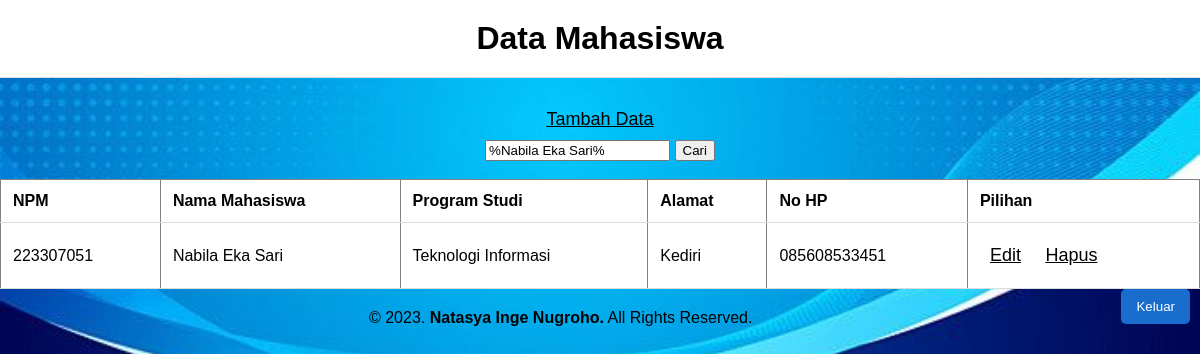
/viewMahasiswa.php?keyword=Nabila Eka Sari, run on the app's committed database.
### tables this page shows
CREATE TABLE `t_mahasiswa` (
  `npm` int(11) NOT NULL,
  `namaMhs` varchar(50) NOT NULL,
  `prodi` varchar(25) NOT NULL,
  `alamat` varchar(70) NOT NULL,
  `noHP` varchar(25) NOT NULL
);

### viewMahasiswa.php (the view, shortened to what this page needs)
<?php
    include 'koneksi.php';
    $keyword = '';
    if (isset($_GET['keyword'])) {
        $keyword = $_GET['keyword'];
        $stmt = $conn->prepare("SELECT * FROM t_mahasiswa WHERE namaMhs LIKE ?");
        $keyword = "%" . $keyword . "%";
        $stmt->bind_param("s", $keyword);
        $stmt->execute();
        $result = $stmt->get_result();
    } else {
        $query = "SELECT * FROM t_mahasiswa ORDER BY npm ASC";
        $result = mysqli_query($conn, $query);
        if (!$result) {
            die("Query Error: " . mysqli_errno($conn) . " - " . mysqli_error($conn));
        }
    }
?>
<!DOCTYPE html>
<html lang="en">
<head>
</head>
<body>
    <h1>Data Mahasiswa</h1>
    <center>
    <a href="inputmahasiswa.php">Tambah Data</a>
        <br>
        <form action="" method="GET">
            <input type="text" name="keyword" placeholder="Cari berdasarkan nama" value="<?php echo $keyword; ?>">
            <input type="submit" value="Cari">
        </form>
    </center>
    <br>
    <table border="1">
        <tr>
            <th>NPM</th>
            <th>Nama Mahasiswa</th>
            <th>Program Studi</th>
            <th>Alamat</th>
            <th>No HP</th>
            <th>Pilihan</th>
        </tr>
        <?php
        while ($data = $result->fetch_assoc()) {
            echo "<tr>";
            echo "<td>" . $data['npm'] . "</td>";
            echo "<td>" . $data['namaMhs'] . "</td>";
            echo "<td>" . $data['prodi'] . "</td>";
            echo "<td>" . $data['alamat'] . "</td>";
            echo "<td>" . $data['noHP'] . "</td>";
            echo '<td>
             <a href="editmahasiswa.php?npm=' . $data['npm'] . '">Edit</a>
             <a href="hapusmahasiswa.php?npm=' . $data['npm'] . '"
                onclick="return confirm(\'Anda yakin akan menghapus data?\')">Hapus</a>
                </td>';
             echo "</tr>";
        }
        ?>
    </table>
    <form action="login.php" method="post">
        <button type="submit">Keluar</button>
    </form>
    <div id="copyright">
            <div class="wrapper">
            &copy; 2023. <b>Natasya Inge Nugroho.</b> All Rights Reserved.
            </div>
    </div>
</body>
</html>

### viewMahasiswa.php (style rules this page uses)
body { font-family: Arial, sans-serif; background-image: url("gambar/view.jpeg"); background-size: cover; background-position: center; background-repeat: no-repeat; margin: 0; padding: 0; color: #000000; }
h1 { text-align: center; margin-top: 0; padding: 20px; background-color: #fff; border-bottom: 1px solid #ddd; color: #000000; }
a { text-decoration: none; color: #000; }
table { width: 100%; border-collapse: collapse; background: hsl(0, 0%, 100%); }
th, td { padding: 12px; text-align: left; border-bottom: 1px solid #ddd; }
button { float: right; background: hsl(212, 78%, 45%); padding: 10px 15px; color: #fff; border-radius: 5px; margin-right: 10px; border: none; }
a { font-size: 18px; display: inline-block; padding: 10px; text-decoration: none; color: #444; text-decoration: underline; color: #000000; }
#copyright { color: #000000; text-align: center; width: 100%; padding: 10px 0px 10px 0px; margin-top: 10px; }

### data on the page
t_mahasiswa: npm "223307051", namaMhs "Nabila Eka Sari", prodi "Teknologi Informasi", alamat "Kediri", noHP "085608533451"
